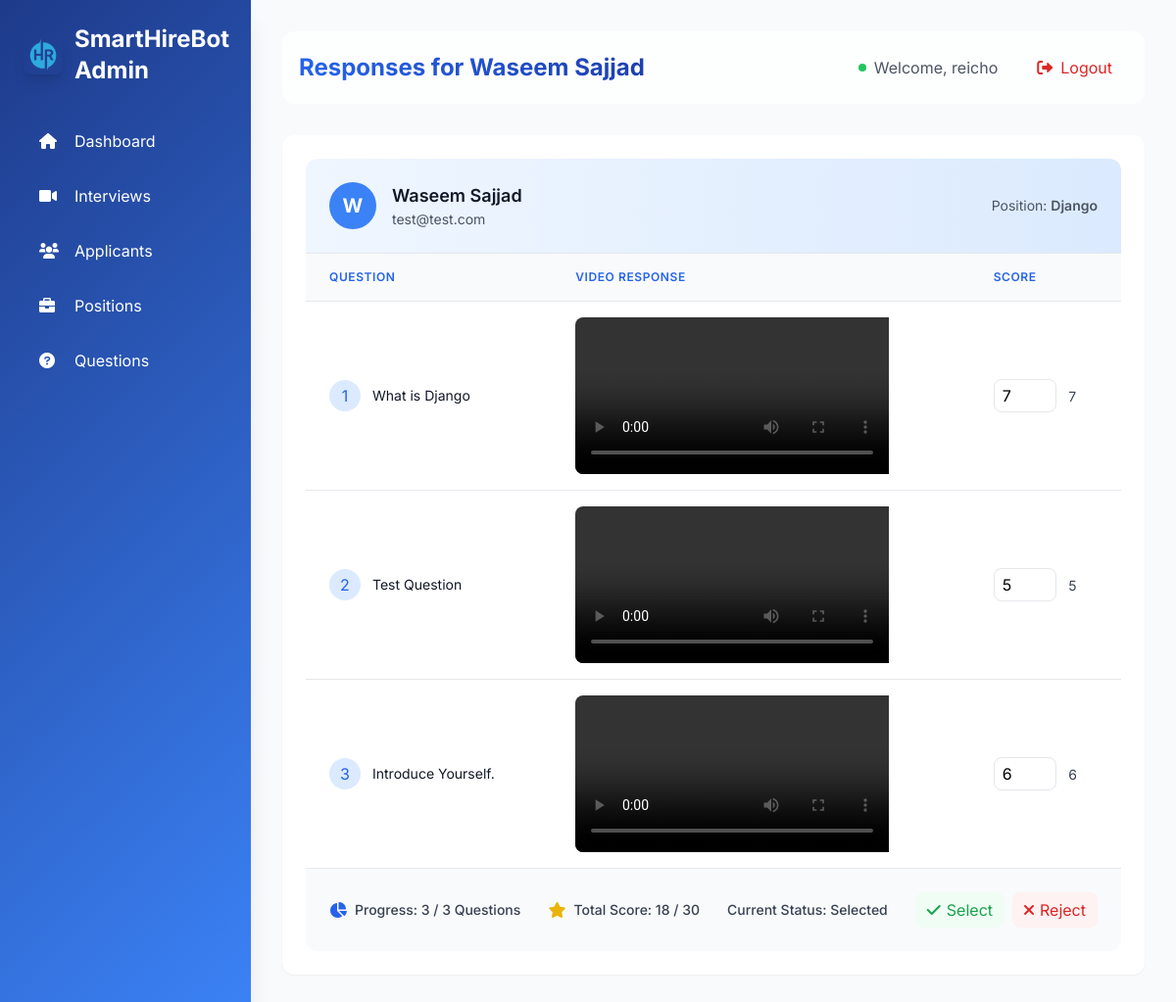
The page /unique_applicants/test@test.com/1/ (signed in) on the database its author committed.
### interviews/models.py (models this page shows, shortened)
class Applicant(models.Model):
    STATUS_CHOICES = [
        ('Pending', 'Pending'),
        ('Selected', 'Selected'),
        ('Rejected', 'Rejected'),
    ]
    user = models.ForeignKey(User, on_delete=models.CASCADE, related_name="applicants", null=True, blank=True)
    fullname = models.CharField(max_length=255)
    email = models.EmailField()
    position = models.ForeignKey(Position, on_delete=models.CASCADE, related_name="applicants")
    status = models.CharField(max_length=10, choices=STATUS_CHOICES, default='Pending')
    resume = models.FileField(upload_to='resumes/', null=True, blank=True)
    created_at = models.DateTimeField(auto_now_add=True)
    class Meta:
        unique_together = ('email', 'position')

class Position(models.Model):
    name = models.CharField(max_length=255, unique=True)
    description = models.TextField(blank=True, null=True)
    created_at = models.DateTimeField(auto_now_add=True)
    is_active = models.BooleanField(default=True)

class ApplicantResponse(models.Model):
    applicant = models.ForeignKey(Applicant, on_delete=models.CASCADE, related_name="responses")
    question = models.ForeignKey(Question, on_delete=models.CASCADE, related_name="responses")
    video_response = models.FileField(upload_to='videos/', null=True, blank=True)
    submission_time = models.DateTimeField(auto_now_add=True)
    score = models.IntegerField(null=True, blank=True)

class Question(models.Model):
    text = models.TextField()
    positions = models.ManyToManyField(Position, related_name="questions")
    time_limit = models.IntegerField(default=60)  # Time limit in seconds

### interviews/views.py (the view)
# urls.py: path('unique_applicants/<str:email>/<int:position_id>/', view_applicant_responses, name='view_applicant_responses'),
@login_required
def view_applicant_responses(request, email, position_id):
    applicant = get_object_or_404(Applicant, email=email, position_id=position_id)
    responses = ApplicantResponse.objects.filter(applicant=applicant)
    total_score = responses.aggregate(total=models.Sum('score'))['total'] or 0
    max_score = responses.count() * 10  # Assuming the max score for each response is 10
    total_questions = Question.objects.filter(positions=applicant.position).count()
    answered_questions = responses.count()
    return render(request, 'admin/view_applicant_responses.html', {
        'applicant': applicant,
        'responses': responses,
        'total_score': total_score,
        'max_score': max_score,
        'total_questions': total_questions,
        'answered_questions': answered_questions
    })

### interviews/templatetags/response_filters.py (called while the page is built)
@register.filter
def multiply(value, arg):
    return value * arg

### interviews/templates/admin/view_applicant_responses.html (shortened to what this page needs)
{% extends "admin/base_admin.html" %}
{% load response_filters %}
{% block admin_content %}
<div class="gradient-border" data-aos="fade-up">
    <div class="bg-white rounded-xl overflow-hidden">
        <div class="p-6 bg-gradient-to-r from-blue-50 to-blue-100 border-b">
            <div class="flex items-center justify-between">
                <div class="flex items-center space-x-4">
                    <div class="w-12 h-12 bg-blue-500 rounded-full flex items-center justify-center text-white text-xl font-bold">
                        {{ applicant.fullname|first|upper }}
                    </div>
                    <div>
                        <h3 class="text-lg font-semibold text-gray-900">{{ applicant.fullname }}</h3>
                        <p class="text-sm text-gray-600">{{ applicant.email }}</p>
                    </div>
                </div>
                <div class="text-sm text-gray-600">
                    <p>Position: <span class="font-semibold">{{ applicant.position.name }}</span></p>
                </div>
            </div>
        </div>
        <div class="overflow-x-auto">
            <table class="min-w-full divide-y divide-gray-200">
                <thead class="bg-gray-50">
                    <tr>
                        <th class="px-6 py-4 text-left text-xs font-semibold text-blue-600 uppercase tracking-wider">Question</th>
                        <th class="px-6 py-4 text-left text-xs font-semibold text-blue-600 uppercase tracking-wider">Video Response</th>
                        <th class="px-6 py-4 text-left text-xs font-semibold text-blue-600 uppercase tracking-wider">Score</th>
                    </tr>
                </thead>
                <tbody class="bg-white divide-y divide-gray-200">
                    {% for response in responses %}
                    <tr class="hover:bg-gray-50 transition-all duration-200" data-aos="fade-left" data-aos-delay="{{ forloop.counter|add:2|multiply:100 }}">
                        <td data-label="Question" class="px-6 py-4">
                            <div class="flex items-center space-x-3">
                                <span class="flex-shrink-0 w-8 h-8 bg-blue-100 rounded-full flex items-center justify-center text-blue-600">
                                    {{ forloop.counter }}
                                </span>
                                <span class="text-sm text-gray-900">{{ response.question.text }}</span>
                            </div>
                        </td>
                        <td data-label="Video Response" class="px-6 py-4">
                            {% if response.video_response %}
                            <div class="video-container rounded-lg overflow-hidden">
                                <video
                                    class="video-js vjs-theme-city"
                                    controls
                                    preload="auto"
                                    width="320"
                                    height="180"
                                    data-setup='{}'>
                                    <source src="{{ response.video_response.url }}" type="video/webm">
                                </video>
                            </div>
                            {% else %}
                            <span class="inline-flex items-center px-3 py-1 rounded-full text-sm bg-gray-100 text-gray-800">
                                <i class="fas fa-video-slash mr-2"></i> No video uploaded
                            </span>
                            {% endif %}
                        </td>
                        <td data-label="Score" class="px-6 py-4">
                            <input type="number" min="0" max="10" value="{{ response.score }}" onchange="updateScore({{ response.id }}, this.value)" class="w-16 px-2 py-1 border rounded-lg">
                            <span id="score-display-{{ response.id }}" class="ml-2 text-sm text-gray-700">{{ response.score }}</span>
                        </td>
                    </tr>
                    {% endfor %}
                </tbody>
            </table>
        </div>
        <div class="p-6 bg-gray-50 border-t">
            <div class="flex flex-col md:flex-row justify-between items-center space-y-4 md:space-y-0">
                <div class="flex items-center space-x-2">
                    <i class="fas fa-chart-pie text-blue-600"></i>
                    <p class="text-sm font-medium text-gray-700">Progress: <span id="answered-questions">{{ answered_questions }}</span> / {{ total_questions }} Questions</p>
                </div>
                <div class="flex items-center space-x-2">
                    <i class="fas fa-star text-yellow-500"></i>
                    <p class="text-sm font-medium text-gray-700">Total Score: <span id="total-score">{{ total_score }}</span> / {{ total_questions|multiply:10 }}</p>
                </div>
                <div class="flex items-center space-x-2">
                    <p class="text-sm font-medium text-gray-700">Current Status: <span id="current-status">{{ applicant.status }}</span></p>
                </div>
                <div class="flex items-center space-x-2">
                    <button onclick="updateStatus('{{ applicant.email }}', {{ applicant.position.id }}, 'Selected')"
                            class="action-button inline-flex items-center px-3 py-1.5 bg-green-50 text-green-600 rounded-lg hover:bg-green-100">
                        <i class="fas fa-check mr-1.5"></i> Select
                    </button>
                    <button onclick="updateStatus('{{ applicant.email }}', {{ applicant.position.id }}, 'Rejected')"
                            class="action-button inline-flex items-center px-3 py-1.5 bg-red-50 text-red-600 rounded-lg hover:bg-red-100">
                        <i class="fas fa-times mr-1.5"></i> Reject
                    </button>
                </div>
            </div>
        </div>
    </div>
</div>
{% endblock %}

### interviews/templates/admin/base_admin.html (shortened to what this page needs)
{% load static %}
<!DOCTYPE html>
<html lang="en">
  <head>
    <script src="https://cdn.tailwindcss.com"></script>
    <link href="https://cdn.jsdelivr.net/npm/sweetalert2@11/dist/sweetalert2.min.css" rel="stylesheet">
    <link
      href="https://cdnjs.cloudflare.com/ajax/libs/font-awesome/6.0.0/css/all.min.css"
      rel="stylesheet"
    />
  </head>
  <body class="bg-gray-50">
    <div
      id="sidebar"
      class="sidebar fixed inset-y-0 left-0 w-64 gradient-bg text-white shadow-xl z-30"
    >
      <div class="p-6">
        <div class="flex items-center space-x-3 mb-8">
          <img
            src="{% static 'images/logo.png' %}"
            alt="VHR Logo"
            class="w-10 h-10 rounded-lg object-cover shadow-lg"
          />
          <h1 class="text-2xl font-bold">SmartHireBot Admin</h1>
        </div>
        <nav class="space-y-2">
          <a
            href="{% url 'admin_dashboard' %}"
            class="sidebar-item flex items-center py-3 px-4 rounded-lg transition {% if request.resolver_match.url_name == 'admin_dashboard' %}bg-white bg-opacity-20{% endif %} hover:bg-white hover:bg-opacity-10"
          >
            <i class="fas fa-home w-6"></i>
            <span class="ml-3">Dashboard</span>
          </a>
          <a
            href="{% url 'manage_interviews' %}"
            class="sidebar-item flex items-center py-3 px-4 rounded-lg transition {% if request.resolver_match.url_name == 'manage_interviews' %}bg-white bg-opacity-20{% endif %} hover:bg-white hover:bg-opacity-10"
          >
            <i class="fas fa-video w-6"></i>
            <span class="ml-3">Interviews</span>
          </a>
          <a
            href="{% url 'manage_unique_applicants' %}"
            class="sidebar-item flex items-center py-3 px-4 rounded-lg transition {% if request.resolver_match.url_name == 'manage_unique_applicants' %}bg-white bg-opacity-20{% endif %} hover:bg-white hover:bg-opacity-10"
          >
            <i class="fas fa-users w-6"></i>
            <span class="ml-3">Applicants</span>
          </a>
          <a
            href="{% url 'manage_positions' %}"
            class="sidebar-item flex items-center py-3 px-4 rounded-lg transition {% if request.resolver_match.url_name == 'manage_positions' %}bg-white bg-opacity-20{% endif %} hover:bg-white hover:bg-opacity-10"
          >
            <i class="fas fa-briefcase w-6"></i>
            <span class="ml-3">Positions</span>
          </a>
          <a
            href="{% url 'manage_questions' %}"
            class="sidebar-item flex items-center py-3 px-4 rounded-lg transition {% if request.resolver_match.url_name == 'manage_questions' %}bg-white bg-opacity-20{% endif %} hover:bg-white hover:bg-opacity-10"
          >
            <i class="fas fa-question-circle w-6"></i>
            <span class="ml-3">Questions</span>
          </a>
        </nav>
      </div>
    </div>
    <div class="main-content ml-0 md:ml-64 p-8 min-h-screen">
      <div
        class="flex justify-between items-center mb-8 p-4 glassmorphism rounded-xl"
      >
        <h2
          class="text-2xl font-bold bg-gradient-to-r from-blue-600 to-blue-800 bg-clip-text text-transparent"
        >
        </h2>
        <div class="flex items-center space-x-6">
          <div class="flex items-center space-x-2">
            <div class="w-2 h-2 bg-green-500 rounded-full"></div>
            <span class="text-gray-600"
              >Welcome, {{ request.user.username }}</span
            >
          </div>
          <form method="POST" action="{% url 'admin_logout' %}" class="inline">
            <button
              type="submit"
              class="flex items-center space-x-2 px-4 py-2 rounded-lg text-red-600 hover:bg-red-50 transition-colors"
            >
              <i class="fas fa-sign-out-alt"></i>
              <span>Logout</span>
            </button>
          </form>
        </div>
      </div>
      <div class="p-6 bg-white rounded-xl shadow-sm">
        {% block admin_content %}{% endblock %}
      </div>
    </div>
  </body>
</html>

### interviews/templates/admin/base_admin.html (style rules this page uses)
body { font-family: "Inter", sans-serif; }
.sidebar-item { transition: all 0.3s ease; }
.glassmorphism { background: rgba(255, 255, 255, 0.7); backdrop-filter: blur(10px); border: 1px solid rgba(255, 255, 255, 0.18); }
.gradient-bg { background: linear-gradient(135deg, #1e3a8a 0%, #3b82f6 100%); }

### rows shown on the page
Applicant: fullname|first "W", fullname "Waseem Sajjad", email "test@test.com", position.name "Django", status "Selected"
ApplicantResponse: question.text "What is Django", score "7"
ApplicantResponse: question.text "Test Question", score "5"
ApplicantResponse: question.text "Introduce Yourself.", score "6"

### other values the page prints
{{ request.user.username }} "reicho"
{{ answered_questions }} "3"
{{ total_questions }} "3"
{{ total_score }} "18"
{{ total_questions|multiply:10 }} "30"
